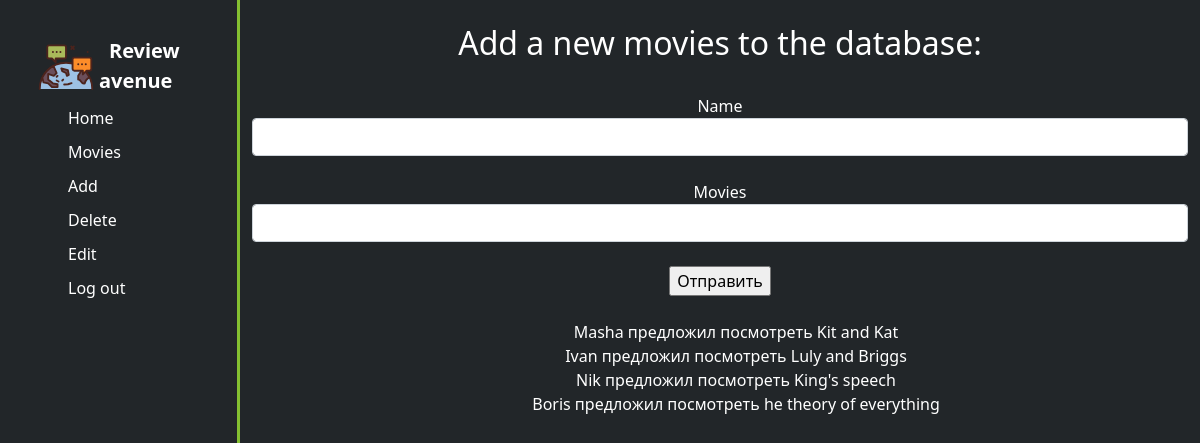
The page /add (signed in) on the database as committed earlier.
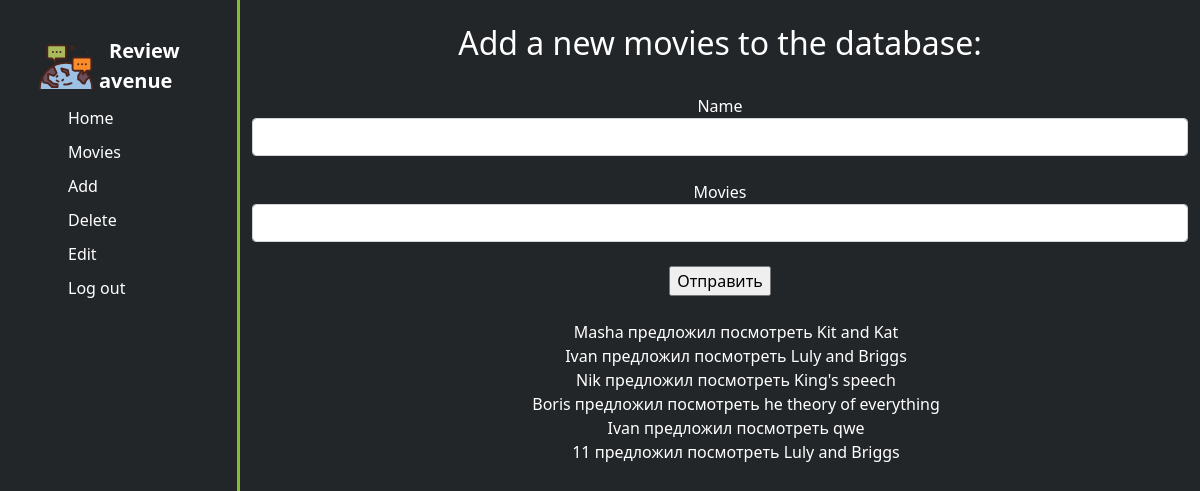
The same page on the database as committed later.
### comments/models.py (models this page shows)
class Add(models.Model):
    name = models.CharField(max_length=30)
    kino = models.TextField()
    def __str__(self):
        return f"{self.name} предложил посмотреть {self.kino}"

### comments/views.py (the view)
# urls.py: path('add', views.add, name='add'),
def add(request):
    all_add = Add.objects.all()
    context = {'all_add': all_add}
    if request.POST:
        name = request.POST['name']
        kino = request.POST['kino']
        Add.objects.create(name=name, kino=kino)
        return render(request, 'comments/add.html', context=context)
    else:
        return render(request, 'comments/add.html', context=context)

### comments/templates/comments/add.html (shortened to what this page needs)
{% extends 'base_generic.html' %}
{% block content %}
<div>
    <br>
    {% if user.is_authenticated %}
    <h2>Add a new movies to the database:</h2>
    <br>
    <form action="" method="POST">
        <div>
            <label for="name">Name</label>
            <input class="form-control" type="text" id="name" name="name">
        </div>
        <br>
        <div class="form-group">
            <label for="kino">Movies</label>
            <input class="form-control" type="text" id="kino" name="kino">
        </div>
        <br>
        <input type="submit" value="Отправить">
    </form>
    <br>
    <ul>
        {% for add in all_add%}
        <div>{{ add }}</div>
        {% endfor %}
    </ul>
    {% else %}
    <h2>Function add is not available to you until you are login.</h2>
    <a href="{% url 'login'%}" class="features">Click here to login.</a>
    {% endif %}
</div>
{% endblock %}

Rows that differ between the two databases and show on the page:
added Add: name+kino "Ivan предложил посмотреть qwe"
added Add: name+kino "11 предложил посмотреть Luly and Briggs"
